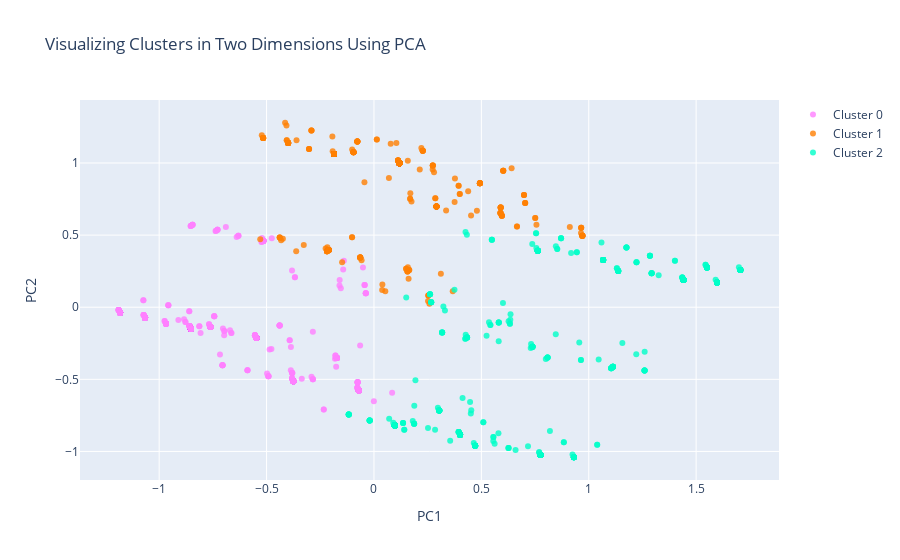

The notebook cell this image was saved under:
### Code cell
#Building the 2-D plot

#trace1 is for 'Cluster 0'
trace1 = go.Scatter(
                    x = cluster0["PC1_2d"],
                    y = cluster0["PC2_2d"],
                    mode = "markers",
                    name = "Cluster 0",
                    marker = dict(color = 'rgba(255, 128, 255, 0.8)'),
                    text = None)

#trace2 is for 'Cluster 1'
trace2 = go.Scatter(
                    x = cluster1["PC1_2d"],
                    y = cluster1["PC2_2d"],
                    mode = "markers",
                    name = "Cluster 1",
                    marker = dict(color = 'rgba(255, 128, 2, 0.8)'),
                    text = None)
#trace3 is for 'Cluster 2'
trace3 = go.Scatter(
                    x = cluster2["PC1_2d"],
                    y = cluster2["PC2_2d"],
                    mode = "markers",
                    name = "Cluster 2",
                    marker = dict(color = 'rgba(0, 255, 200, 0.8)'),
                    text = None)


data = [trace1, trace2, trace3]

title = "Visualizing Clusters in Two Dimensions Using PCA"

layout = dict(title = title,
              xaxis= dict(title= 'PC1',ticklen= 5,zeroline= False),
              yaxis= dict(title= 'PC2',ticklen= 5,zeroline= False)
             )

fig = dict(data = data, layout = layout)

iplot(fig)

### Figure 1 — Plotly figure (JSON) as saved in the notebook; plotly's stock layout.template omitted (floating-point values rounded to 4 significant figures; data arrays with more than 128 entries replaced by an {"elided": "..."} marker saying what was removed)
{"data": [{"marker": {"color": "rgba(255, 128, 255, 0.8)"}, "mode": "markers", "name": "Cluster 0", "type": "scatter", "x": {"elided": "617 float values"}, "y": {"elided": "617 float values"}}, {"marker": {"color": "rgba(255, 128, 2, 0.8)"}, "mode": "markers", "name": "Cluster 1", "type": "scatter", "x": {"elided": "332 float values"}, "y": {"elided": "332 float values"}}, {"marker": {"color": "rgba(0, 255, 200, 0.8)"}, "mode": "markers", "name": "Cluster 2", "type": "scatter", "x": {"elided": "504 float values"}, "y": {"elided": "504 float values"}}], "layout": {"title": {"text": "Visualizing Clusters in Two Dimensions Using PCA"}, "xaxis": {"ticklen": 5, "title": {"text": "PC1"}, "zeroline": false}, "yaxis": {"ticklen": 5, "title": {"text": "PC2"}, "zeroline": false}}}
